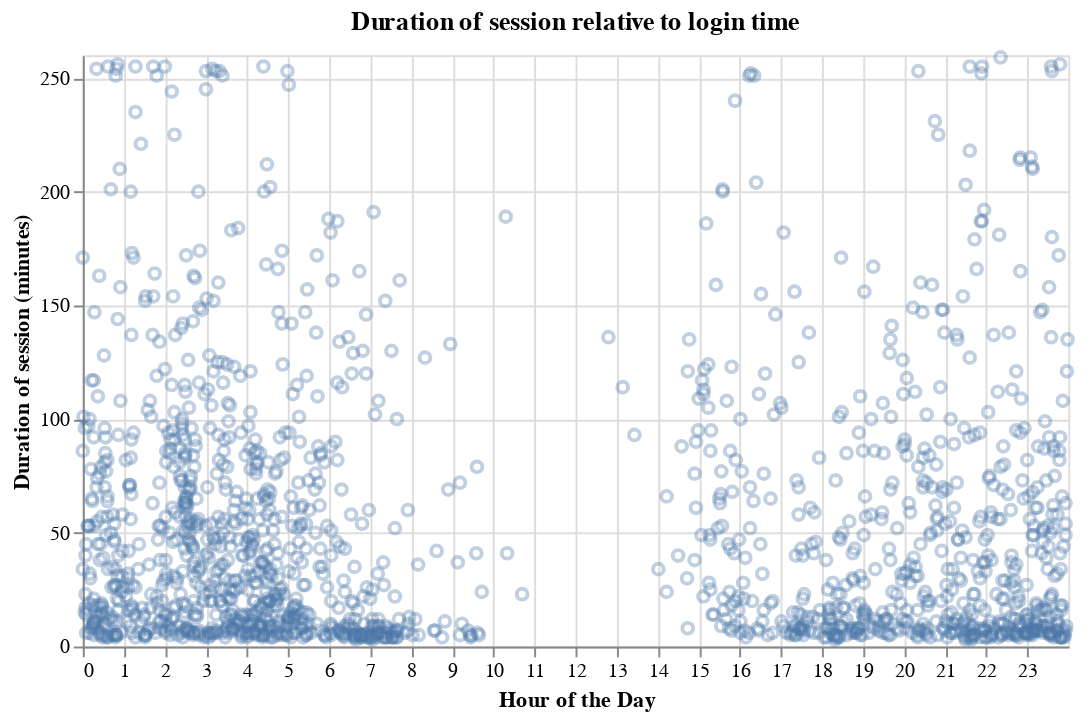

This figure's notebook cell:
### Markdown cell above
#### Figure 2: Duration of sessions relative to login time

### Code cell
start_duration_all = alt.Chart(sessions_days).mark_point(opacity = 0.35).encode(
    x=alt.X('start_time:Q',
        title='Hour of the Day',
        axis=alt.Axis(values=list(range(0, 24)), tickMinStep=1)),
    y=alt.Y('duration_minutes').title('Duration of session (minutes)')
).properties(
    width = 500,
    title = 'Duration of session relative to login time'
)
start_duration_all

### Figure 1 — Vega-Lite specification as saved in the notebook (floating-point values rounded to 4 significant figures; data arrays with more than 128 entries replaced by an {"elided": "..."} marker saying what was removed)
{"config": {"view": {"continuousWidth": 300, "continuousHeight": 300}}, "data": {"name": "data-85cb15f0375684622880ea7c667a43c7"}, "mark": {"type": "point", "opacity": 0.35}, "encoding": {"x": {"axis": {"tickMinStep": 1, "values": [0, 1, 2, 3, 4, 5, 6, 7, 8, 9, 10, 11, 12, 13, 14, 15, 16, 17, 18, 19, 20, 21, 22, 23]}, "field": "start_time", "title": "Hour of the Day", "type": "quantitative"}, "y": {"field": "duration_minutes", "title": "Duration of session (minutes)", "type": "quantitative"}}, "title": "Duration of session relative to login time", "width": 500, "$schema": "https://vega.github.io/schema/vega-lite/v5.20.1.json", "datasets": {"data-85cb15f0375684622880ea7c667a43c7": {"elided": "1535 records"}}}
